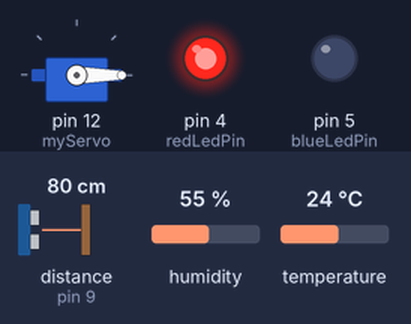
A sketch run on a simulated Arduino Uno, built with avr-gcc and run on an emulated ATmega328P. Shown: servo, output pins drawn as LEDs (lit = HIGH). Wiring (inferred from the names in the program): ultrasonic range finder: trigger pin 8; echo pin 9. The inputs (shaded band) are chosen by the test bench; at power-on: temperature 24 °C, humidity 55 %, distance to the obstacle (sensor on pin 9) 80 cm. The echo pulse lasts 58.3 µs per cm; pins used as bus, display or sensor lines are not drawn; what the sketch prints to the serial monitor is not drawn.

Above: at 3.1 s.
3.2 s: temperature set to 22 °C
At 6.1 s:
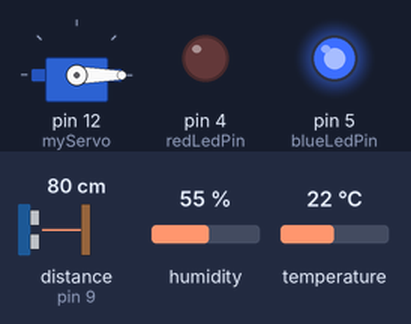
9.4 s: humidity set to 69 %
12.5 s: humidity set to 72 %
At 15.41 s:
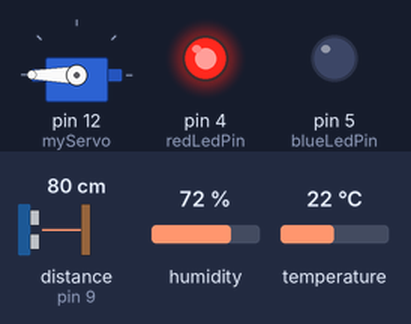
19.2 s: humidity set to 22 %
At 21.1 s:
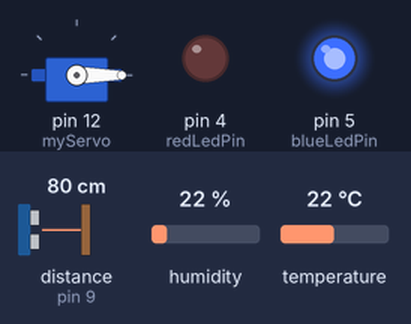
22.3 s: humidity set to 88 %
At 25.2 s:
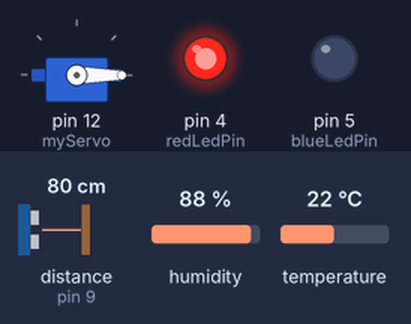
Timing chart, 0 to 30.0 s (numbered marks = the images above; inputs shaded):
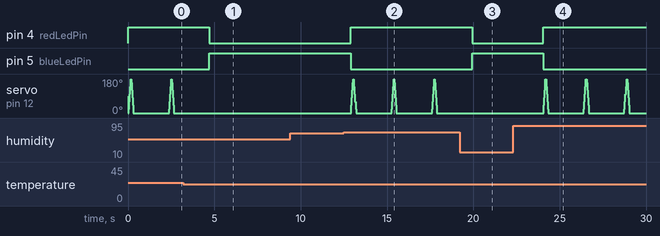

Measured:
- the behaviour switches between 24 and 23 °C on temperature (found by bisection; images 0 and 1)
- the behaviour switches between 70 and 71 % on humidity (found by bisection; images 1 and 2)
- after the input at 3.2 s, pin 4 (redLedPin): HIGH → LOW after 1.5 s; pin 5 (blueLedPin): LOW → HIGH after 1.5 s; servo on pin 12 (myServo): stops changing and stays 0°
- after the input at 9.4 s, every drawn part: stays the same
- after the input at 19.2 s, pin 4 (redLedPin): HIGH → LOW after 0.75 s; pin 5 (blueLedPin): LOW → HIGH after 0.75 s; servo on pin 12 (myServo): stays 0° (without the input it goes to 20° after 0.76 s)

The sketch:

project1.ino
```cpp
 #include <DHT.h>
#include <SoftwareSerial.h>
#include <Servo.h>

DHT mydht(A0, DHT11);
SoftwareSerial mySerial(2, 3);
Servo myServo;

int angle = 0;
int trigPin = 8;
int echoPin = 9;
bool shoeDetected = false;
unsigned long shoeDetectedTime = 0;
unsigned long totalElapsedTime = 0;
float detectionDistance = 10.0;

int redLedPin = 4;    // 빨간색 LED 핀
int blueLedPin = 5;   // 파란색 LED 핀

void setup() {
  mySerial.begin(9600);
  Serial.begin(9600);
  mydht.begin();
  myServo.attach(12);
  pinMode(trigPin, OUTPUT);
  pinMode(echoPin, INPUT);
  pinMode(redLedPin, OUTPUT);
  pinMode(blueLedPin, OUTPUT);
}

void loop() {
  float temperature = mydht.readTemperature();
  float humidity = mydht.readHumidity();


  if (temperature > 23 || humidity > 70) {
    digitalWrite(redLedPin, 1);  // 빨간색 LED 켜기
    digitalWrite(blueLedPin, 0);  // 파란색 LED 끄기

    for (angle = 0; angle <= 180; angle += 20) {
      myServo.write(angle);
      delay(15);
    }

    for (angle = 180; angle >= 0; angle -= 20) {
      myServo.write(angle);
      delay(15);
    }
  } else {
    digitalWrite(redLedPin, 0);   // 빨간색 LED 끄기
    digitalWrite(blueLedPin, 1);  // 파란색 LED 켜기
  }

  float duration, distance;
  digitalWrite(trigPin, HIGH);
  delayMicroseconds(10);
  digitalWrite(trigPin, LOW);
  duration = pulseIn(echoPin, HIGH);
  distance = ((float)(340 * duration) / 10000) / 2;

  if (distance < detectionDistance) {
    if (!shoeDetected) {
      shoeDetected = true;
      shoeDetectedTime = millis();
      Serial.println("신발이 감지되었습니다.");
    }
  } else {
    if (shoeDetected) {
      shoeDetected = false;
      unsigned long elapsedTime = millis() - shoeDetectedTime;
      totalElapsedTime += elapsedTime;
      Serial.println("신발이 없습니다.");
    }
  }

  unsigned long currentTime = millis();
  unsigned long elapsedTime = 0;

  if (shoeDetected) {
    elapsedTime = currentTime - shoeDetectedTime;
  }
  mySerial.println("t"+String(temperature));
  delay(1000);
  mySerial.println("m"+String(humidity));
  delay(1000);
   // 사용 시간 출력
  Serial.print("사용시간 : ");
  Serial.print(elapsedTime/1000);
  Serial.println(" 초");

  // 누적 사용 시간 출력
  Serial.print("누적 사용 시간 : ");
  Serial.print(totalElapsedTime/1000);
  Serial.println(" 초");

}
```
